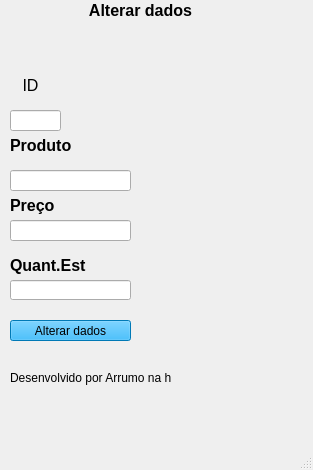
<?xml version="1.0" encoding="UTF-8"?>
<ui version="4.0">
 <class>MainWindow</class>
 <widget class="QMainWindow" name="MainWindow">
  <property name="geometry">
   <rect>
    <x>0</x>
    <y>0</y>
    <width>313</width>
    <height>470</height>
   </rect>
  </property>
  <property name="windowTitle">
   <string>MainWindow</string>
  </property>
  <widget class="QWidget" name="centralwidget">
   <widget class="QLabel" name="label">
    <property name="geometry">
     <rect>
      <x>70</x>
      <y>0</y>
      <width>141</width>
      <height>21</height>
     </rect>
    </property>
    <property name="font">
     <font>
      <pointsize>12</pointsize>
      <weight>75</weight>
      <bold>true</bold>
     </font>
    </property>
    <property name="text">
     <string>Alterar dados</string>
    </property>
    <property name="alignment">
     <set>Qt::AlignCenter</set>
    </property>
   </widget>
   <widget class="QLineEdit" name="txtalterarProd">
    <property name="geometry">
     <rect>
      <x>10</x>
      <y>170</y>
      <width>121</width>
      <height>21</height>
     </rect>
    </property>
    <property name="font">
     <font>
      <family>Arial</family>
      <pointsize>12</pointsize>
     </font>
    </property>
    <property name="styleSheet">
     <string notr="true">color: rgb(0, 0, 255);</string>
    </property>
    <property name="text">
     <string/>
    </property>
   </widget>
   <widget class="QLineEdit" name="txtalterarId">
    <property name="geometry">
     <rect>
      <x>10</x>
      <y>110</y>
      <width>51</width>
      <height>21</height>
     </rect>
    </property>
    <property name="font">
     <font>
      <family>Arial</family>
      <pointsize>9</pointsize>
     </font>
    </property>
    <property name="styleSheet">
     <string notr="true">color: rgb(0, 0, 255);</string>
    </property>
   </widget>
   <widget class="QLineEdit" name="txtalterarPreco">
    <property name="geometry">
     <rect>
      <x>10</x>
      <y>220</y>
      <width>121</width>
      <height>21</height>
     </rect>
    </property>
    <property name="font">
     <font>
      <family>Arial</family>
      <pointsize>12</pointsize>
     </font>
    </property>
    <property name="styleSheet">
     <string notr="true">color: rgb(0, 0, 255);</string>
    </property>
   </widget>
   <widget class="QLineEdit" name="txtalterarEstoque">
    <property name="geometry">
     <rect>
      <x>10</x>
      <y>280</y>
      <width>121</width>
      <height>20</height>
     </rect>
    </property>
    <property name="font">
     <font>
      <family>Arial</family>
      <pointsize>12</pointsize>
     </font>
    </property>
    <property name="styleSheet">
     <string notr="true">color: rgb(0, 0, 255);</string>
    </property>
   </widget>
   <widget class="QLabel" name="label_2">
    <property name="geometry">
     <rect>
      <x>10</x>
      <y>70</y>
      <width>41</width>
      <height>31</height>
     </rect>
    </property>
    <property name="font">
     <font>
      <pointsize>12</pointsize>
     </font>
    </property>
    <property name="text">
     <string>ID</string>
    </property>
    <property name="alignment">
     <set>Qt::AlignCenter</set>
    </property>
   </widget>
   <widget class="QLabel" name="label_3">
    <property name="geometry">
     <rect>
      <x>10</x>
      <y>130</y>
      <width>81</width>
      <height>31</height>
     </rect>
    </property>
    <property name="font">
     <font>
      <pointsize>12</pointsize>
      <weight>75</weight>
      <bold>true</bold>
     </font>
    </property>
    <property name="text">
     <string>Produto</string>
    </property>
   </widget>
   <widget class="QLabel" name="label_4">
    <property name="geometry">
     <rect>
      <x>10</x>
      <y>190</y>
      <width>51</width>
      <height>31</height>
     </rect>
    </property>
    <property name="font">
     <font>
      <pointsize>12</pointsize>
      <weight>75</weight>
      <bold>true</bold>
     </font>
    </property>
    <property name="text">
     <string>Preço</string>
    </property>
   </widget>
   <widget class="QLabel" name="label_5">
    <property name="geometry">
     <rect>
      <x>10</x>
      <y>250</y>
      <width>81</width>
      <height>31</height>
     </rect>
    </property>
    <property name="font">
     <font>
      <pointsize>12</pointsize>
      <weight>75</weight>
      <bold>true</bold>
     </font>
    </property>
    <property name="text">
     <string>Quant.Est</string>
    </property>
   </widget>
   <widget class="QLabel" name="label_6">
    <property name="geometry">
     <rect>
      <x>10</x>
      <y>370</y>
      <width>161</width>
      <height>16</height>
     </rect>
    </property>
    <property name="text">
     <string>Desenvolvido por Arrumo na hora</string>
    </property>
   </widget>
   <widget class="QPushButton" name="btnConfirmar">
    <property name="geometry">
     <rect>
      <x>10</x>
      <y>320</y>
      <width>121</width>
      <height>21</height>
     </rect>
    </property>
    <property name="styleSheet">
     <string notr="true">background-color: rgb(0, 170, 255);</string>
    </property>
    <property name="text">
     <string>Alterar dados</string>
    </property>
   </widget>
  </widget>
  <widget class="QMenuBar" name="menubar">
   <property name="geometry">
    <rect>
     <x>0</x>
     <y>0</y>
     <width>313</width>
     <height>21</height>
    </rect>
   </property>
  </widget>
  <widget class="QStatusBar" name="statusbar"/>
 </widget>
 <resources/>
 <connections/>
</ui>
